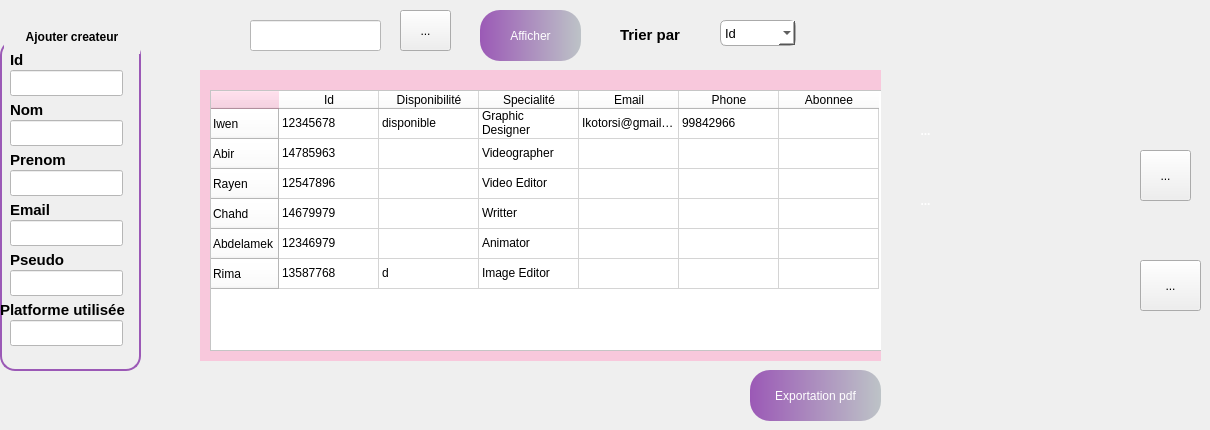
      <widget class="QWidget" name="tab_5">
       <attribute name="title">
        <string>Acceuil</string>
       </attribute>
       <widget class="QGroupBox" name="groupBox_12">
        <property name="geometry">
         <rect>
          <x>0</x>
          <y>20</y>
          <width>141</width>
          <height>351</height>
         </rect>
        </property>
        <property name="styleSheet">
         <string notr="true">QGroupBox {
    border: 2px solid #9B59B6;
    border-radius: 15px;
    margin-top: 20px;
    background: qlineargradient(spread:pad,
                                x1:0, y1:0,
                                x2:1, y2:0,
                                stop:0 #9B59B6,
                                stop:1 #BDC3C7);
    color: white;
    font-weight: bold;
    padding: 15px;
}

QGroupBox::title {
    subcontrol-origin: margin;
    subcontrol-position: top centre; 
    padding: 10px 20px; 
    border-radius: 15px; 
    background: qlineargradient(spread:pad,
                                x1:0, y1:0,
                                x2:1, y2:0,
                                stop:0 #9B59B6,
                                stop:1 #BDC3C7);
    color: black; 
    font-size: 20px; 
    font-weight: bold;

}QGroupBox {
    border: 2px solid #9B59B6;
    border-radius: 15px;
    margin-top: 20px;
    background: qlineargradient(spread:pad,
                                x1:0, y1:0,
                                x2:1, y2:0,
                                stop:0 #9B59B6,
                                stop:1 #BDC3C7);
    color: white;
    font-weight: bold;
    padding: 15px;
}

QGroupBox::title {
    subcontrol-origin: margin;
    subcontrol-position: top centre; 
    padding: 10px 20px; 
    border-radius: 15px; 
    background: qlineargradient(spread:pad,
                                x1:0, y1:0,
                                x2:1, y2:0,
                                stop:0 #9B59B6,
                                stop:1 #BDC3C7);
    color: black; 
    font-size: 20px; 
    font-weight: bold;

}QGroupBox {
    border: 2px solid #9B59B6;
    border-radius: 15px;
    margin-top: 20px;
    background: qlineargradient(spread:pad,
                                x1:0, y1:0,
                                x2:1, y2:0,
                                stop:0 #9B59B6,
                                stop:1 #BDC3C7);
    color: white;
    font-weight: bold;
    padding: 15px;
}

QGroupBox::title {
    subcontrol-origin: margin;
    subcontrol-position: top centre; 
    padding: 10px 20px; 
    border-radius: 15px; 
    background: qlineargradient(spread:pad,
                                x1:0, y1:0,
                                x2:1, y2:0,
                                stop:0 #9B59B6,
                                stop:1 #BDC3C7);
    color: black; 
    font-size: 20px; 
    font-weight: bold;

}</string>
        </property>
        <property name="title">
         <string>Ajouter createur</string>
        </property>
        <widget class="QLabel" name="label_7">
         <property name="geometry">
          <rect>
           <x>10</x>
           <y>30</y>
           <width>63</width>
           <height>20</height>
          </rect>
         </property>
         <property name="styleSheet">
          <string notr="true">background:transparent;</string>
         </property>
         <property name="text">
          <string>&lt;html&gt;&lt;head/&gt;&lt;body&gt;&lt;p&gt;&lt;span style=&quot; font-size:11pt; font-weight:700; color:#000000;&quot;&gt;Id&lt;/span&gt;&lt;/p&gt;&lt;/body&gt;&lt;/html&gt;</string>
         </property>
        </widget>
        <widget class="QLineEdit" name="lineEdit_3">
         <property name="geometry">
          <rect>
           <x>10</x>
           <y>50</y>
           <width>113</width>
           <height>26</height>
          </rect>
         </property>
         <property name="styleSheet">
          <string notr="true">background-color: rgb(255, 255, 255);</string>
         </property>
        </widget>
        <widget class="QLineEdit" name="lineEdit_4">
         <property name="geometry">
          <rect>
           <x>10</x>
           <y>100</y>
           <width>113</width>
           <height>26</height>
          </rect>
         </property>
         <property name="styleSheet">
          <string notr="true">background-color: rgb(255, 255, 255);
</string>
         </property>
        </widget>
        <widget class="QLabel" name="label_16">
         <property name="geometry">
          <rect>
           <x>10</x>
           <y>80</y>
           <width>63</width>
           <height>20</height>
          </rect>
         </property>
         <property name="styleSheet">
          <string notr="true">background:transparent;</string>
         </property>
         <property name="text">
          <string>&lt;html&gt;&lt;head/&gt;&lt;body&gt;&lt;p&gt;&lt;span style=&quot; font-size:11pt; font-weight:700;&quot;&gt;Nom&lt;/span&gt;&lt;/p&gt;&lt;/body&gt;&lt;/html&gt;</string>
         </property>
        </widget>
        <widget class="QLabel" name="label_18">
         <property name="geometry">
          <rect>
           <x>10</x>
           <y>130</y>
           <width>71</width>
           <height>20</height>
          </rect>
         </property>
         <property name="styleSheet">
          <string notr="true">background:transparent;</string>
         </property>
         <property name="text">
          <string>&lt;html&gt;&lt;head/&gt;&lt;body&gt;&lt;p&gt;&lt;span style=&quot; font-size:11pt; font-weight:700;&quot;&gt;Prenom&lt;/span&gt;&lt;/p&gt;&lt;/body&gt;&lt;/html&gt;</string>
         </property>
        </widget>
        <widget class="QLabel" name="label_19">
         <property name="geometry">
          <rect>
           <x>10</x>
           <y>180</y>
           <width>71</width>
           <height>20</height>
          </rect>
         </property>
         <property name="styleSheet">
          <string notr="true">background:transparent;</string>
         </property>
         <property name="text">
          <string>&lt;html&gt;&lt;head/&gt;&lt;body&gt;&lt;p&gt;&lt;span style=&quot; font-size:11pt; font-weight:700;&quot;&gt;Email&lt;/span&gt;&lt;/p&gt;&lt;/body&gt;&lt;/html&gt;</string>
         </property>
        </widget>
        <widget class="QLineEdit" name="lineEdit_5">
         <property name="geometry">
          <rect>
           <x>10</x>
           <y>150</y>
           <width>113</width>
           <height>26</height>
          </rect>
         </property>
         <property name="styleSheet">
          <string notr="true">background-color: rgb(255, 255, 255);
</string>
         </property>
        </widget>
        <widget class="QLineEdit" name="lineEdit_9">
         <property name="geometry">
          <rect>
           <x>10</x>
           <y>200</y>
           <width>113</width>
           <height>26</height>
          </rect>
         </property>
         <property name="styleSheet">
          <string notr="true">background-color: rgb(255, 255, 255);
</string>
         </property>
        </widget>
        <widget class="QLabel" name="label_20">
         <property name="geometry">
          <rect>
           <x>10</x>
           <y>220</y>
           <width>91</width>
           <height>41</height>
          </rect>
         </property>
         <property name="styleSheet">
          <string notr="true">background:transparent;</string>
         </property>
         <property name="text">
          <string>&lt;html&gt;&lt;head/&gt;&lt;body&gt;&lt;p&gt;&lt;span style=&quot; font-size:11pt; font-weight:700;&quot;&gt;Pseudo&lt;/span&gt;&lt;/p&gt;&lt;/body&gt;&lt;/html&gt;</string>
         </property>
        </widget>
        <widget class="QLineEdit" name="lineEdit_10">
         <property name="geometry">
          <rect>
           <x>10</x>
           <y>250</y>
           <width>113</width>
           <height>26</height>
          </rect>
         </property>
         <property name="styleSheet">
          <string notr="true">background-color: rgb(255, 255, 255);
</string>
         </property>
        </widget>
        <widget class="QToolButton" name="toolButton_14">
         <property name="geometry">
          <rect>
           <x>80</x>
           <y>540</y>
           <width>131</width>
           <height>51</height>
          </rect>
         </property>
         <property name="styleSheet">
          <string notr="true">QToolButton { border: none; border-radius: 20px; color: white; padding: 1px; background: qlineargradient(spread:pad, x1:0, y1:0, x2:1, y2:0, stop:0 #9B59B6, stop:1 #BDC3C7); } QToolButton:hover { background: qlineargradient(spread:pad, x1:0, y1:0, x2:1, y2:0, stop:0 #BDC3C7, stop:1 #F8C8DC);}</string>
         </property>
         <property name="text">
          <string>Ajouter</string>
         </property>
        </widget>
        <widget class="QLabel" name="label_21">
         <property name="geometry">
          <rect>
           <x>0</x>
           <y>270</y>
           <width>151</width>
           <height>41</height>
          </rect>
         </property>
         <property name="styleSheet">
          <string notr="true">background:transparent;</string>
         </property>
         <property name="text">
          <string>&lt;html&gt;&lt;head/&gt;&lt;body&gt;&lt;p&gt;&lt;span style=&quot; font-size:11pt; font-weight:700;&quot;&gt;Platforme utilisée&lt;/span&gt;&lt;/p&gt;&lt;/body&gt;&lt;/html&gt;</string>
         </property>
        </widget>
        <widget class="QLineEdit" name="lineEdit_11">
         <property name="geometry">
          <rect>
           <x>10</x>
           <y>300</y>
           <width>113</width>
           <height>26</height>
          </rect>
         </property>
         <property name="styleSheet">
          <string notr="true">background-color: rgb(255, 255, 255);
</string>
         </property>
        </widget>
        <widget class="QLabel" name="label_22">
         <property name="geometry">
          <rect>
           <x>0</x>
           <y>460</y>
           <width>151</width>
           <height>41</height>
          </rect>
         </property>
         <property name="styleSheet">
          <string notr="true">background:transparent;</string>
         </property>
         <property name="text">
          <string>&lt;html&gt;&lt;head/&gt;&lt;body&gt;&lt;p&gt;&lt;span style=&quot; font-size:11pt; font-weight:700;&quot;&gt;Telephone&lt;/span&gt;&lt;/p&gt;&lt;/body&gt;&lt;/html&gt;</string>
         </property>
        </widget>
        <widget class="QLineEdit" name="lineEdit_12">
         <property name="geometry">
          <rect>
           <x>20</x>
           <y>500</y>
           <width>113</width>
           <height>26</height>
          </rect>
         </property>
         <property name="styleSheet">
          <string notr="true">background-color: rgb(255, 255, 255);
</string>
         </property>
        </widget>
       </widget>
       <widget class="QLineEdit" name="lineEdit">
        <property name="geometry">
         <rect>
          <x>250</x>
          <y>20</y>
          <width>131</width>
          <height>31</height>
         </rect>
        </property>
        <property name="styleSheet">
         <string notr="true">background-color: rgb(255, 255, 255);</string>
        </property>
       </widget>
       <widget class="QToolButton" name="toolButton_10">
        <property name="geometry">
         <rect>
          <x>480</x>
          <y>10</y>
          <width>101</width>
          <height>51</height>
         </rect>
        </property>
        <property name="styleSheet">
         <string notr="true">QToolButton { border: none; border-radius: 20px; color: white; padding: 1px; background: qlineargradient(spread:pad, x1:0, y1:0, x2:1, y2:0, stop:0 #9B59B6, stop:1 #BDC3C7); } QToolButton:hover { background: qlineargradient(spread:pad, x1:0, y1:0, x2:1, y2:0, stop:0 #BDC3C7, stop:1 #F8C8DC);}</string>
        </property>
        <property name="text">
         <string>Afficher</string>
        </property>
       </widget>
       <widget class="QLabel" name="label_4">
        <property name="geometry">
         <rect>
          <x>620</x>
          <y>20</y>
          <width>81</width>
          <height>31</height>
         </rect>
        </property>
        <property name="text">
         <string>&lt;html&gt;&lt;head/&gt;&lt;body&gt;&lt;p&gt;&lt;span style=&quot; font-size:11pt; font-weight:700;&quot;&gt;Trier par&lt;/span&gt;&lt;/p&gt;&lt;/body&gt;&lt;/html&gt;</string>
        </property>
       </widget>
       <widget class="QWidget" name="widget" native="true">
        <property name="geometry">
         <rect>
          <x>200</x>
          <y>70</y>
          <width>681</width>
          <height>291</height>
         </rect>
        </property>
        <property name="styleSheet">
         <string notr="true">background-color: rgb(248, 200, 220);</string>
        </property>
        <widget class="QTableWidget" name="tableWidget">
         <property name="geometry">
          <rect>
           <x>10</x>
           <y>20</y>
           <width>851</width>
           <height>261</height>
          </rect>
         </property>
         <property name="styleSheet">
          <string notr="true">background-color: rgb(255, 255, 255);
color: rgb(0, 0, 0);</string>
         </property>
         <row>
          <property name="text">
           <string>Iwen</string>
          </property>
         </row>
         <row>
          <property name="text">
           <string>Abir</string>
          </property>
         </row>
         <row>
          <property name="text">
           <string>Rayen</string>
          </property>
         </row>
         <row>
          <property name="text">
           <string>Chahd</string>
          </property>
         </row>
         <row>
          <property name="text">
           <string>Abdelamek</string>
          </property>
         </row>
         <row>
          <property name="text">
           <string>Rima</string>
          </property>
         </row>
         <column>
          <property name="text">
           <string>Id</string>
          </property>
         </column>
         <column>
          <property name="text">
           <string>Disponibilité</string>
          </property>
         </column>
         <column>
          <property name="text">
           <string>Specialité</string>
          </property>
         </column>
         <column>
          <property name="text">
           <string>Email</string>
          </property>
         </column>
         <column>
          <property name="text">
           <string>Phone</string>
          </property>
         </column>
         <column>
          <property name="text">
           <string>Abonnee</string>
          </property>
         </column>
         <item row="0" column="0">
          <property name="text">
           <string>12345678</string>
          </property>
         </item>
         <item row="0" column="1">
          <property name="text">
           <string>disponible</string>
          </property>
         </item>
         <item row="0" column="2">
          <property name="text">
           <string>Graphic Designer</string>
          </property>
         </item>
         <item row="0" column="3">
          <property name="text">
           <string>Ikotorsi@gmail.com</string>
          </property>
         </item>
         <item row="0" column="4">
          <property name="text">
           <string>99842966</string>
          </property>
         </item>
         <item row="1" column="0">
          <property name="text">
           <string>14785963</string>
          </property>
         </item>
         <item row="1" column="1">
          <property name="text">
           <string/>
          </property>
         </item>
         <item row="1" column="2">
          <property name="text">
           <string>Videographer</string>
          </property>
         </item>
         <item row="2" column="0">
          <property name="text">
           <string>12547896</string>
          </property>
         </item>
         <item row="2" column="1">
          <property name="text">
           <string/>
          </property>
         </item>
         <item row="2" column="2">
          <property name="text">
           <string>Video Editor</string>
          </property>
         </item>
         <item row="2" column="3">
          <property name="text">
           <string/>
          </property>
         </item>
         <item row="3" column="0">
          <property name="text">
           <string>14679979</string>
          </property>
         </item>
         <item row="3" column="1">
          <property name="text">
           <string/>
          </property>
         </item>
         <item row="3" column="2">
          <property name="text">
           <string>Writter</string>
          </property>
         </item>
         <item row="4" column="0">
          <property name="text">
           <string>12346979</string>
          </property>
         </item>
         <item row="4" column="2">
          <property name="text">
           <string>Animator</string>
          </property>
         </item>
         <item row="5" column="0">
          <property name="text">
           <string>13587768</string>
          </property>
         </item>
         <item row="5" column="1">
          <property name="text">
           <string>d</string>
          </property>
         </item>
         <item row="5" column="2">
          <property name="text">
           <string>Image Editor</string>
          </property>
         </item>
        </widget>
       </widget>
       <widget class="QToolButton" name="toolButton_19">
        <property name="geometry">
         <rect>
          <x>750</x>
          <y>370</y>
          <width>131</width>
          <height>51</height>
         </rect>
        </property>
        <property name="styleSheet">
         <string notr="true">QToolButton { border: none; border-radius: 20px; color: white; padding: 1px; background: qlineargradient(spread:pad, x1:0, y1:0, x2:1, y2:0, stop:0 #9B59B6, stop:1 #BDC3C7); } QToolButton:hover { background: qlineargradient(spread:pad, x1:0, y1:0, x2:1, y2:0, stop:0 #BDC3C7, stop:1 #F8C8DC);}</string>
        </property>
        <property name="text">
         <string>Exportation pdf</string>
        </property>
       </widget>
       <widget class="QComboBox" name="comboBox_3">
        <property name="geometry">
         <rect>
          <x>720</x>
          <y>20</y>
          <width>76</width>
          <height>26</height>
         </rect>
        </property>
        <property name="styleSheet">
         <string notr="true">QComboBox {
    background-color: white;
    border: 1px solid #aaa;
    border-radius: 6px;
    padding: 4px;
    font-size: 13px;
}

QComboBox QAbstractItemView {
    background-color: white;
    selection-background-color: #F97316; /* orange */
    selection-color: white;
}</string>
        </property>
        <item>
         <property name="text">
          <string>Id</string>
         </property>
        </item>
        <item>
         <property name="text">
          <string>Nom</string>
         </property>
        </item>
        <item>
         <property name="text">
          <string>Prenom</string>
         </property>
        </item>
        <item>
         <property name="text">
          <string>Email</string>
         </property>
        </item>
        <item>
         <property name="text">
          <string>Telephone</string>
         </property>
        </item>
       </widget>
       <widget class="QToolButton" name="toolButton_20">
        <property name="geometry">
         <rect>
          <x>1140</x>
          <y>150</y>
          <width>51</width>
          <height>51</height>
         </rect>
        </property>
        <property name="styleSheet">
         <string notr="true">QToolButton {
    border: none;
    border-radius: 20px;
    color: white;
    padding: 5px;
    background: qlineargradient(spread:pad,
                                x1:0, y1:0,
                                x2:1, y2:0,
                                stop:0 #F8C8DC,
                                stop:1 #BDC3C7);
    font-weight: bold;
}

QToolButton:hover {
    background: qlineargradient(spread:pad,
                                x1:0, y1:0,
                                x2:1, y2:0,
                                stop:0 #BDC3C7,
                                stop:1 #F8C8DC);
    color: black;
}
hwka l code</string>
        </property>
        <property name="text">
         <string>...</string>
        </property>
        <property name="icon">
         <iconset theme="QIcon::ThemeIcon::MailMessageNew"/>
        </property>
       </widget>
       <widget class="QToolButton" name="toolButton_21">
        <property name="geometry">
         <rect>
          <x>1140</x>
          <y>260</y>
          <width>61</width>
          <height>51</height>
         </rect>
        </property>
        <property name="styleSheet">
         <string notr="true">QToolButton {
    border: none;
    border-radius: 20px;
    color: white;
    padding: 5px;
    background: qlineargradient(spread:pad,
                                x1:0, y1:0,
                                x2:1, y2:0,
                                stop:0 #F8C8DC,
                                stop:1 #BDC3C7);
    font-weight: bold;
}

QToolButton:hover {
    background: qlineargradient(spread:pad,
                                x1:0, y1:0,
                                x2:1, y2:0,
                                stop:0 #BDC3C7,
                                stop:1 #F8C8DC);
    color: black;
}
hwka l code</string>
        </property>
        <property name="text">
         <string>...</string>
        </property>
        <property name="icon">
         <iconset theme="QIcon::ThemeIcon::EditDelete"/>
        </property>
       </widget>
       <widget class="QToolButton" name="toolButton_22">
        <property name="geometry">
         <rect>
          <x>400</x>
          <y>10</y>
          <width>51</width>
          <height>41</height>
         </rect>
        </property>
        <property name="styleSheet">
         <string notr="true">QToolButton {
    border: none;
    border-radius: 20px;
    color: white;
    padding: 5px;
    background: qlineargradient(spread:pad,
                                x1:0, y1:0,
                                x2:1, y2:0,
                                stop:0 #F8C8DC,
                                stop:1 #BDC3C7);
    font-weight: bold;
}

QToolButton:hover {
    background: qlineargradient(spread:pad,
                                x1:0, y1:0,
                                x2:1, y2:0,
                                stop:0 #BDC3C7,
                                stop:1 #F8C8DC);
    color: black;
}
hwka l code</string>
        </property>
        <property name="text">
         <string>...</string>
        </property>
        <property name="icon">
         <iconset theme="QIcon::ThemeIcon::EditFind"/>
        </property>
       </widget>
       <widget class="QToolButton" name="toolButton_65">
        <property name="geometry">
         <rect>
          <x>900</x>
          <y>110</y>
          <width>51</width>
          <height>41</height>
         </rect>
        </property>
        <property name="styleSheet">
         <string notr="true">QToolButton {
	font: 10pt &quot;Segoe UI&quot;;
    border: none;
    border-radius: 20px;
    color: white;
    padding: 5px;
    background: qlineargradient(spread:pad,
                                x1:0, y1:0,
                                x2:1, y2:0,
                                stop:0 #F8C8DC,
                                stop:1 #BDC3C7);
    font-weight: bold;
}

QToolButton:hover {
    background: qlineargradient(spread:pad,
                                x1:0, y1:0,
                                x2:1, y2:0,
                                stop:0 #BDC3C7,
                                stop:1 #F8C8DC);
    color: black;
}
</string>
        </property>
        <property name="text">
         <string>...</string>
        </property>
        <property name="icon">
         <iconset theme="QIcon::ThemeIcon::MailMessageNew"/>
        </property>
        <property name="iconSize">
         <size>
          <width>30</width>
          <height>30</height>
         </size>
        </property>
       </widget>
       <widget class="QToolButton" name="toolButton_66">
        <property name="geometry">
         <rect>
          <x>900</x>
          <y>180</y>
          <width>51</width>
          <height>41</height>
         </rect>
        </property>
        <property name="styleSheet">
         <string notr="true">QToolButton {
	font: 10pt &quot;Segoe UI&quot;;
    border: none;
    border-radius: 20px;
    color: white;
    padding: 5px;
    background: qlineargradient(spread:pad,
                                x1:0, y1:0,
                                x2:1, y2:0,
                                stop:0 #F8C8DC,
                                stop:1 #BDC3C7);
    font-weight: bold;
}

QToolButton:hover {
    background: qlineargradient(spread:pad,
                                x1:0, y1:0,
                                x2:1, y2:0,
                                stop:0 #BDC3C7,
                                stop:1 #F8C8DC);
    color: black;
}
</string>
        </property>
        <property name="text">
         <string>...</string>
        </property>
        <property name="icon">
         <iconset theme="QIcon::ThemeIcon::EditDelete"/>
        </property>
        <property name="iconSize">
         <size>
          <width>30</width>
          <height>30</height>
         </size>
        </property>
       </widget>
      </widget>
